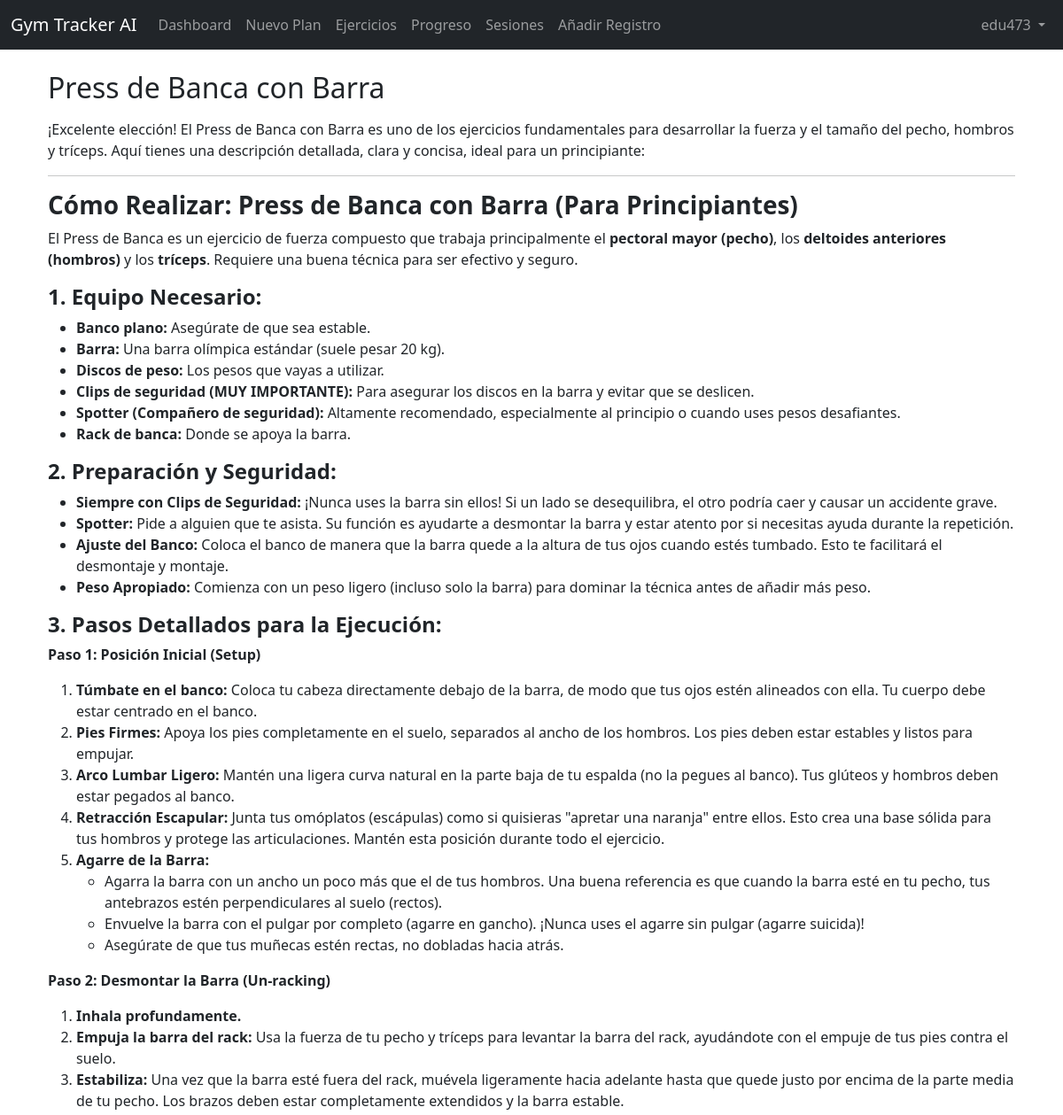
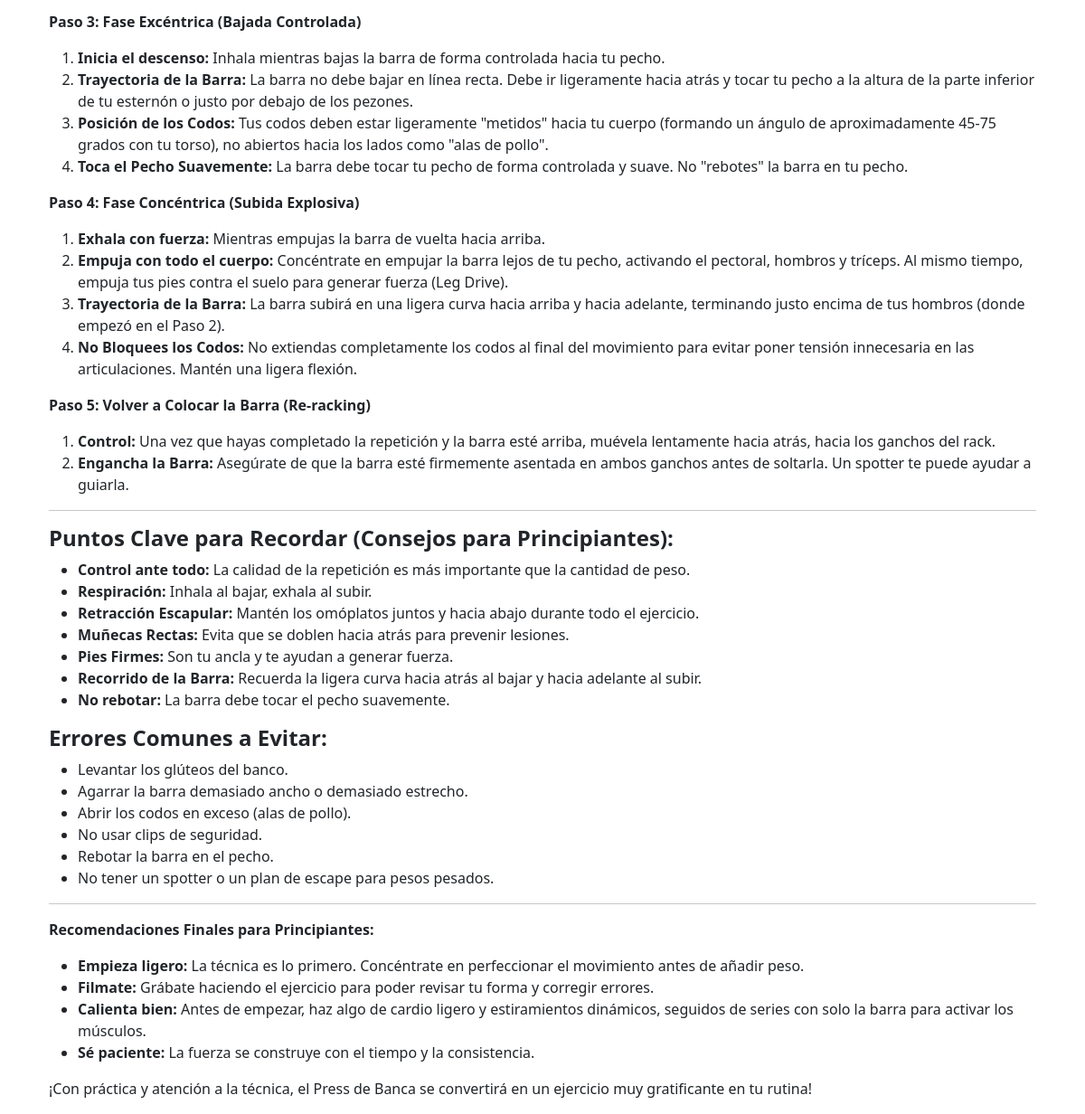
/ejercicio/10/ (signed in), run on the app's committed database (2 pictures, top to bottom).
### tracker/models.py (models this page shows, shortened)
class Ejercicio(models.Model):
    nombre = models.CharField(max_length=100, unique=True, help_text="Nombre del ejercicio")
    descripcion = models.TextField(help_text="Descripción detallada del ejercicio", null=True, blank=True)
    muscle_group = models.CharField(max_length=50, help_text="Grupo muscular principal", null=True, blank=True)

### tracker/views.py (the view)
# urls.py: path('ejercicio/<int:pk>/', EjercicioDetailView.as_view(), name='detalle-ejercicio'),
class EjercicioDetailView(LoginRequiredMixin, DetailView):
    model = Ejercicio
    template_name = 'tracker/ejercicio_detail.html'
    context_object_name = 'ejercicio'

### tracker/templates/tracker/ejercicio_detail.html
{% extends 'tracker/base.html' %}
{% load markdown_deux_tags %}
{% block content %}
<div class="container mt-4">
    <h2>{{ ejercicio.nombre }}</h2>
    <p>{{ ejercicio.descripcion|markdown }}</p>
</div>
{% endblock %}

### tracker/templates/tracker/base.html (shortened to what this page needs)
<!DOCTYPE html>
<html lang="es">
<head>
    <link href="https://cdn.jsdelivr.net/npm/bootstrap@5.3.0/dist/css/bootstrap.min.css" rel="stylesheet">
</head>
<body>
    <nav class="navbar navbar-expand-lg navbar-dark bg-dark">
        <div class="container-fluid">
            <a class="navbar-brand" href="{% url 'dashboard' %}">Gym Tracker AI</a>
            <div class="collapse navbar-collapse" id="navbarNav">
                <ul class="navbar-nav me-auto mb-2 mb-lg-0">
                    {% if user.is_authenticated %}
                        <li class="nav-item">
                            <a class="nav-link" href="{% url 'dashboard' %}">Dashboard</a>
                        </li>
                        <li class="nav-item">
                            <a class="nav-link" href="{% url 'crear-plan' %}">Nuevo Plan</a>
                        </li>
                        <li class="nav-item">
                            <a class="nav-link" href="{% url 'lista-ejercicios' %}">Ejercicios</a>
                        </li>
                        <li class="nav-item">
                            <a class="nav-link" href="{% url 'progreso' %}">Progreso</a>
                        </li>
                        <li class="nav-item">
                            <a class="nav-link" href="{% url 'lista-sesiones' %}">Sesiones</a>
                        </li>
                        <li class="nav-item">
                            <a class="nav-link" href="{% url 'agregar-registro' %}">Añadir Registro</a>
                        </li>
                    {% endif %}
                </ul>
                <ul class="navbar-nav">
                    {% if user.is_authenticated %}
                        <li class="nav-item dropdown">
                            <a class="nav-link dropdown-toggle" href="#" id="navbarDropdown" role="button" data-bs-toggle="dropdown" aria-expanded="false">
                                {{ user.username }}
                            </a>
                        </li>
                    {% endif %}
                </ul>
            </div>
        </div>
    </nav>
    <main class="container mt-4">
        {% block content %}
        {% endblock %}
    </main>
</body>
</html>

### data on the page
Ejercicio: nombre "Press de Banca con Barra", descripcion "¡Excelente elección! El Press de Banca con Barra es uno de los ejercicios fundamentales para desarrollar la fuerza y el tamaño del pecho, hombros y tríceps. Aquí tienes una descripción detallada, clara y concisa, ideal para un principiante: Cómo Realizar: Press de Banca con Barra (Para Principiantes) El Press de Banca es un ejercicio de fuerza compuesto que trabaja principalmente el pectoral mayor (pecho) , los deltoides anteriores (hombros) y los tríceps . Requiere una buena técnica para ser efectivo y seguro. 1. Equipo Necesario: Banco plano: Asegúrate de que sea estable. Barra: Una barra olímpica estándar (suele pesar 20 kg). Discos de peso: Los pesos que vayas a utilizar. Clips de…"

### other printed values
{{ user.username }} "edu473"
